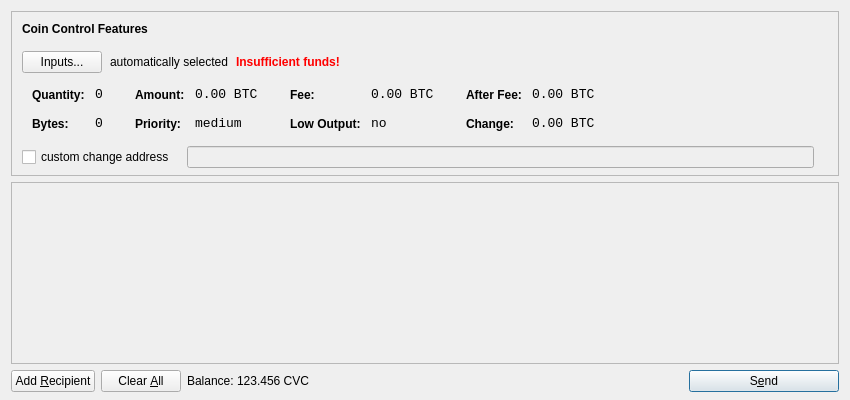
<?xml version="1.0" encoding="UTF-8"?>
<ui version="4.0">
 <class>SendCoinsDialog</class>
 <widget class="QDialog" name="SendCoinsDialog">
  <property name="geometry">
   <rect>
    <x>0</x>
    <y>0</y>
    <width>850</width>
    <height>400</height>
   </rect>
  </property>
  <property name="windowTitle">
   <string>Send Coins</string>
  </property>
  <layout class="QVBoxLayout" name="verticalLayout" stretch="0,1,0">
   <property name="bottomMargin">
    <number>8</number>
   </property>
   <item>
    <widget class="QFrame" name="frameCoinControl">
     <property name="sizePolicy">
      <sizepolicy hsizetype="Expanding" vsizetype="Expanding">
       <horstretch>0</horstretch>
       <verstretch>0</verstretch>
      </sizepolicy>
     </property>
     <property name="maximumSize">
      <size>
       <width>16777215</width>
       <height>16777215</height>
      </size>
     </property>
     <property name="frameShape">
      <enum>QFrame::StyledPanel</enum>
     </property>
     <property name="frameShadow">
      <enum>QFrame::Sunken</enum>
     </property>
     <layout class="QVBoxLayout" name="verticalLayoutCoinControl2">
      <property name="spacing">
       <number>-1</number>
      </property>
      <property name="leftMargin">
       <number>0</number>
      </property>
      <property name="topMargin">
       <number>0</number>
      </property>
      <property name="rightMargin">
       <number>0</number>
      </property>
      <property name="bottomMargin">
       <number>6</number>
      </property>
      <item>
       <layout class="QVBoxLayout" name="verticalLayoutCoinControl" stretch="0,0,0,0,1">
        <property name="spacing">
         <number>0</number>
        </property>
        <property name="leftMargin">
         <number>10</number>
        </property>
        <property name="topMargin">
         <number>10</number>
        </property>
        <item>
         <layout class="QHBoxLayout" name="horizontalLayoutCoinControl1">
          <property name="bottomMargin">
           <number>15</number>
          </property>
          <item>
           <widget class="QLabel" name="labelCoinControlFeatures">
            <property name="sizePolicy">
             <sizepolicy hsizetype="Preferred" vsizetype="Maximum">
              <horstretch>0</horstretch>
              <verstretch>0</verstretch>
             </sizepolicy>
            </property>
            <property name="font">
             <font>
              <weight>75</weight>
              <bold>true</bold>
             </font>
            </property>
            <property name="styleSheet">
             <string notr="true">font-weight:bold;</string>
            </property>
            <property name="text">
             <string>Coin Control Features</string>
            </property>
           </widget>
          </item>
         </layout>
        </item>
        <item>
         <layout class="QHBoxLayout" name="horizontalLayoutCoinControl2" stretch="0,0,0,0">
          <property name="spacing">
           <number>8</number>
          </property>
          <property name="bottomMargin">
           <number>10</number>
          </property>
          <item>
           <widget class="QPushButton" name="pushButtonCoinControl">
            <property name="styleSheet">
             <string notr="true"/>
            </property>
            <property name="text">
             <string>Inputs...</string>
            </property>
           </widget>
          </item>
          <item>
           <widget class="QLabel" name="labelCoinControlAutomaticallySelected">
            <property name="text">
             <string>automatically selected</string>
            </property>
            <property name="margin">
             <number>5</number>
            </property>
           </widget>
          </item>
          <item>
           <widget class="QLabel" name="labelCoinControlInsuffFunds">
            <property name="font">
             <font>
              <weight>75</weight>
              <bold>true</bold>
             </font>
            </property>
            <property name="styleSheet">
             <string notr="true">color:red;font-weight:bold;</string>
            </property>
            <property name="text">
             <string>Insufficient funds!</string>
            </property>
            <property name="margin">
             <number>5</number>
            </property>
           </widget>
          </item>
          <item>
           <spacer name="horizontalSpacerCoinControl">
            <property name="orientation">
             <enum>Qt::Horizontal</enum>
            </property>
            <property name="sizeHint" stdset="0">
             <size>
              <width>40</width>
              <height>1</height>
             </size>
            </property>
           </spacer>
          </item>
         </layout>
        </item>
        <item>
         <widget class="QWidget" name="widgetCoinControl" native="true">
          <property name="sizePolicy">
           <sizepolicy hsizetype="Preferred" vsizetype="Preferred">
            <horstretch>0</horstretch>
            <verstretch>0</verstretch>
           </sizepolicy>
          </property>
          <property name="minimumSize">
           <size>
            <width>0</width>
            <height>0</height>
           </size>
          </property>
          <property name="styleSheet">
           <string notr="true"/>
          </property>
          <layout class="QHBoxLayout" name="horizontalLayoutCoinControl5">
           <property name="margin">
            <number>0</number>
           </property>
           <item>
            <layout class="QHBoxLayout" name="horizontalLayoutCoinControl3" stretch="0,0,0,1">
             <property name="spacing">
              <number>20</number>
             </property>
             <property name="topMargin">
              <number>0</number>
             </property>
             <property name="bottomMargin">
              <number>10</number>
             </property>
             <item>
              <layout class="QFormLayout" name="formLayoutCoinControl1">
               <property name="horizontalSpacing">
                <number>10</number>
               </property>
               <property name="verticalSpacing">
                <number>14</number>
               </property>
               <property name="leftMargin">
                <number>10</number>
               </property>
               <property name="topMargin">
                <number>4</number>
               </property>
               <property name="rightMargin">
                <number>6</number>
               </property>
               <item row="0" column="0">
                <widget class="QLabel" name="labelCoinControlQuantityText">
                 <property name="styleSheet">
                  <string notr="true">font-weight:bold;</string>
                 </property>
                 <property name="text">
                  <string>Quantity:</string>
                 </property>
                 <property name="margin">
                  <number>0</number>
                 </property>
                </widget>
               </item>
               <item row="0" column="1">
                <widget class="QLabel" name="labelCoinControlQuantity">
                 <property name="font">
                  <font>
                   <family>Monospace</family>
                   <pointsize>10</pointsize>
                  </font>
                 </property>
                 <property name="cursor">
                  <cursorShape>IBeamCursor</cursorShape>
                 </property>
                 <property name="contextMenuPolicy">
                  <enum>Qt::ActionsContextMenu</enum>
                 </property>
                 <property name="text">
                  <string notr="true">0</string>
                 </property>
                 <property name="margin">
                  <number>0</number>
                 </property>
                 <property name="textInteractionFlags">
                  <set>Qt::LinksAccessibleByMouse|Qt::TextSelectableByKeyboard|Qt::TextSelectableByMouse</set>
                 </property>
                </widget>
               </item>
               <item row="1" column="0">
                <widget class="QLabel" name="labelCoinControlBytesText">
                 <property name="styleSheet">
                  <string notr="true">font-weight:bold;</string>
                 </property>
                 <property name="text">
                  <string>Bytes:</string>
                 </property>
                </widget>
               </item>
               <item row="1" column="1">
                <widget class="QLabel" name="labelCoinControlBytes">
                 <property name="font">
                  <font>
                   <family>Monospace</family>
                   <pointsize>10</pointsize>
                  </font>
                 </property>
                 <property name="cursor">
                  <cursorShape>IBeamCursor</cursorShape>
                 </property>
                 <property name="contextMenuPolicy">
                  <enum>Qt::ActionsContextMenu</enum>
                 </property>
                 <property name="text">
                  <string notr="true">0</string>
                 </property>
                 <property name="textInteractionFlags">
                  <set>Qt::LinksAccessibleByMouse|Qt::TextSelectableByKeyboard|Qt::TextSelectableByMouse</set>
                 </property>
                </widget>
               </item>
              </layout>
             </item>
             <item>
              <layout class="QFormLayout" name="formLayoutCoinControl2">
               <property name="horizontalSpacing">
                <number>10</number>
               </property>
               <property name="verticalSpacing">
                <number>14</number>
               </property>
               <property name="leftMargin">
                <number>6</number>
               </property>
               <property name="topMargin">
                <number>4</number>
               </property>
               <property name="rightMargin">
                <number>6</number>
               </property>
               <item row="0" column="0">
                <widget class="QLabel" name="labelCoinControlAmountText">
                 <property name="styleSheet">
                  <string notr="true">font-weight:bold;</string>
                 </property>
                 <property name="text">
                  <string>Amount:</string>
                 </property>
                 <property name="margin">
                  <number>0</number>
                 </property>
                </widget>
               </item>
               <item row="0" column="1">
                <widget class="QLabel" name="labelCoinControlAmount">
                 <property name="font">
                  <font>
                   <family>Monospace</family>
                   <pointsize>10</pointsize>
                  </font>
                 </property>
                 <property name="cursor">
                  <cursorShape>IBeamCursor</cursorShape>
                 </property>
                 <property name="contextMenuPolicy">
                  <enum>Qt::ActionsContextMenu</enum>
                 </property>
                 <property name="text">
                  <string notr="true">0.00 BTC</string>
                 </property>
                 <property name="textInteractionFlags">
                  <set>Qt::LinksAccessibleByMouse|Qt::TextSelectableByKeyboard|Qt::TextSelectableByMouse</set>
                 </property>
                </widget>
               </item>
               <item row="1" column="0">
                <widget class="QLabel" name="labelCoinControlPriorityText">
                 <property name="styleSheet">
                  <string notr="true">font-weight:bold;</string>
                 </property>
                 <property name="text">
                  <string>Priority:</string>
                 </property>
                </widget>
               </item>
               <item row="1" column="1">
                <widget class="QLabel" name="labelCoinControlPriority">
                 <property name="font">
                  <font>
                   <family>Monospace</family>
                   <pointsize>10</pointsize>
                  </font>
                 </property>
                 <property name="cursor">
                  <cursorShape>IBeamCursor</cursorShape>
                 </property>
                 <property name="contextMenuPolicy">
                  <enum>Qt::ActionsContextMenu</enum>
                 </property>
                 <property name="text">
                  <string>medium</string>
                 </property>
                 <property name="textInteractionFlags">
                  <set>Qt::LinksAccessibleByMouse|Qt::TextSelectableByKeyboard|Qt::TextSelectableByMouse</set>
                 </property>
                </widget>
               </item>
              </layout>
             </item>
             <item>
              <layout class="QFormLayout" name="formLayoutCoinControl3">
               <property name="horizontalSpacing">
                <number>10</number>
               </property>
               <property name="verticalSpacing">
                <number>14</number>
               </property>
               <property name="leftMargin">
                <number>6</number>
               </property>
               <property name="topMargin">
                <number>4</number>
               </property>
               <property name="rightMargin">
                <number>6</number>
               </property>
               <item row="0" column="0">
                <widget class="QLabel" name="labelCoinControlFeeText">
                 <property name="styleSheet">
                  <string notr="true">font-weight:bold;</string>
                 </property>
                 <property name="text">
                  <string>Fee:</string>
                 </property>
                 <property name="margin">
                  <number>0</number>
                 </property>
                </widget>
               </item>
               <item row="0" column="1">
                <widget class="QLabel" name="labelCoinControlFee">
                 <property name="font">
                  <font>
                   <family>Monospace</family>
                   <pointsize>10</pointsize>
                  </font>
                 </property>
                 <property name="cursor">
                  <cursorShape>IBeamCursor</cursorShape>
                 </property>
                 <property name="contextMenuPolicy">
                  <enum>Qt::ActionsContextMenu</enum>
                 </property>
                 <property name="text">
                  <string notr="true">0.00 BTC</string>
                 </property>
                 <property name="textInteractionFlags">
                  <set>Qt::LinksAccessibleByMouse|Qt::TextSelectableByKeyboard|Qt::TextSelectableByMouse</set>
                 </property>
                </widget>
               </item>
               <item row="1" column="0">
                <widget class="QLabel" name="labelCoinControlLowOutputText">
                 <property name="styleSheet">
                  <string notr="true">font-weight:bold;</string>
                 </property>
                 <property name="text">
                  <string>Low Output:</string>
                 </property>
                </widget>
               </item>
               <item row="1" column="1">
                <widget class="QLabel" name="labelCoinControlLowOutput">
                 <property name="font">
                  <font>
                   <family>Monospace</family>
                   <pointsize>10</pointsize>
                  </font>
                 </property>
                 <property name="cursor">
                  <cursorShape>IBeamCursor</cursorShape>
                 </property>
                 <property name="contextMenuPolicy">
                  <enum>Qt::ActionsContextMenu</enum>
                 </property>
                 <property name="text">
                  <string>no</string>
                 </property>
                 <property name="textInteractionFlags">
                  <set>Qt::LinksAccessibleByMouse|Qt::TextSelectableByKeyboard|Qt::TextSelectableByMouse</set>
                 </property>
                </widget>
               </item>
              </layout>
             </item>
             <item>
              <layout class="QFormLayout" name="formLayoutCoinControl4">
               <property name="horizontalSpacing">
                <number>10</number>
               </property>
               <property name="verticalSpacing">
                <number>14</number>
               </property>
               <property name="leftMargin">
                <number>6</number>
               </property>
               <property name="topMargin">
                <number>4</number>
               </property>
               <property name="rightMargin">
                <number>6</number>
               </property>
               <item row="0" column="0">
                <widget class="QLabel" name="labelCoinControlAfterFeeText">
                 <property name="styleSheet">
                  <string notr="true">font-weight:bold;</string>
                 </property>
                 <property name="text">
                  <string>After Fee:</string>
                 </property>
                 <property name="margin">
                  <number>0</number>
                 </property>
                </widget>
               </item>
               <item row="0" column="1">
                <widget class="QLabel" name="labelCoinControlAfterFee">
                 <property name="font">
                  <font>
                   <family>Monospace</family>
                   <pointsize>10</pointsize>
                  </font>
                 </property>
                 <property name="cursor">
                  <cursorShape>IBeamCursor</cursorShape>
                 </property>
                 <property name="contextMenuPolicy">
                  <enum>Qt::ActionsContextMenu</enum>
                 </property>
                 <property name="text">
                  <string notr="true">0.00 BTC</string>
                 </property>
                 <property name="textInteractionFlags">
                  <set>Qt::LinksAccessibleByMouse|Qt::TextSelectableByKeyboard|Qt::TextSelectableByMouse</set>
                 </property>
                </widget>
               </item>
               <item row="1" column="0">
                <widget class="QLabel" name="labelCoinControlChangeText">
                 <property name="styleSheet">
                  <string notr="true">font-weight:bold;</string>
                 </property>
                 <property name="text">
                  <string>Change:</string>
                 </property>
                </widget>
               </item>
               <item row="1" column="1">
                <widget class="QLabel" name="labelCoinControlChange">
                 <property name="font">
                  <font>
                   <family>Monospace</family>
                   <pointsize>10</pointsize>
                  </font>
                 </property>
                 <property name="cursor">
                  <cursorShape>IBeamCursor</cursorShape>
                 </property>
                 <property name="contextMenuPolicy">
                  <enum>Qt::ActionsContextMenu</enum>
                 </property>
                 <property name="text">
                  <string notr="true">0.00 BTC</string>
                 </property>
                 <property name="textInteractionFlags">
                  <set>Qt::LinksAccessibleByMouse|Qt::TextSelectableByKeyboard|Qt::TextSelectableByMouse</set>
                 </property>
                </widget>
               </item>
              </layout>
             </item>
            </layout>
           </item>
          </layout>
         </widget>
        </item>
        <item>
         <layout class="QHBoxLayout" name="horizontalLayoutCoinControl4" stretch="0,0,0">
          <property name="spacing">
           <number>12</number>
          </property>
          <property name="sizeConstraint">
           <enum>QLayout::SetDefaultConstraint</enum>
          </property>
          <property name="topMargin">
           <number>5</number>
          </property>
          <property name="rightMargin">
           <number>5</number>
          </property>
          <item>
           <widget class="QCheckBox" name="checkBoxCoinControlChange">
            <property name="text">
             <string>custom change address</string>
            </property>
           </widget>
          </item>
          <item>
           <widget class="QLineEdit" name="lineEditCoinControlChange">
            <property name="enabled">
             <bool>false</bool>
            </property>
            <property name="sizePolicy">
             <sizepolicy hsizetype="Expanding" vsizetype="Fixed">
              <horstretch>0</horstretch>
              <verstretch>0</verstretch>
             </sizepolicy>
            </property>
           </widget>
          </item>
          <item>
           <widget class="QLabel" name="labelCoinControlChangeLabel">
            <property name="sizePolicy">
             <sizepolicy hsizetype="Preferred" vsizetype="Expanding">
              <horstretch>0</horstretch>
              <verstretch>0</verstretch>
             </sizepolicy>
            </property>
            <property name="minimumSize">
             <size>
              <width>0</width>
              <height>0</height>
             </size>
            </property>
            <property name="text">
             <string/>
            </property>
            <property name="margin">
             <number>3</number>
            </property>
           </widget>
          </item>
         </layout>
        </item>
        <item>
         <spacer name="verticalSpacerCoinControl">
          <property name="orientation">
           <enum>Qt::Vertical</enum>
          </property>
          <property name="sizeHint" stdset="0">
           <size>
            <width>800</width>
            <height>1</height>
           </size>
          </property>
         </spacer>
        </item>
       </layout>
      </item>
     </layout>
    </widget>
   </item>
   <item>
    <widget class="QScrollArea" name="scrollArea">
     <property name="widgetResizable">
      <bool>true</bool>
     </property>
     <widget class="QWidget" name="scrollAreaWidgetContents">
      <property name="geometry">
       <rect>
        <x>0</x>
        <y>0</y>
        <width>830</width>
        <height>165</height>
       </rect>
      </property>
      <layout class="QVBoxLayout" name="verticalLayout_2">
       <property name="margin">
        <number>0</number>
       </property>
       <item>
        <layout class="QVBoxLayout" name="entries">
         <property name="spacing">
          <number>6</number>
         </property>
        </layout>
       </item>
       <item>
        <spacer name="verticalSpacer">
         <property name="orientation">
          <enum>Qt::Vertical</enum>
         </property>
         <property name="sizeHint" stdset="0">
          <size>
           <width>20</width>
           <height>40</height>
          </size>
         </property>
        </spacer>
       </item>
      </layout>
     </widget>
    </widget>
   </item>
   <item>
    <layout class="QHBoxLayout" name="horizontalLayout">
     <item>
      <widget class="QPushButton" name="addButton">
       <property name="toolTip">
        <string>Send to multiple recipients at once</string>
       </property>
       <property name="text">
        <string>Add &amp;Recipient</string>
       </property>
       <property name="icon">
        <iconset resource="../bitcoin.qrc">
         <normaloff>:/icons/add</normaloff>:/icons/add</iconset>
       </property>
       <property name="autoDefault">
        <bool>false</bool>
       </property>
      </widget>
     </item>
     <item>
      <widget class="QPushButton" name="clearButton">
       <property name="sizePolicy">
        <sizepolicy hsizetype="Minimum" vsizetype="Fixed">
         <horstretch>0</horstretch>
         <verstretch>0</verstretch>
        </sizepolicy>
       </property>
       <property name="toolTip">
        <string>Remove all transaction fields</string>
       </property>
       <property name="text">
        <string>Clear &amp;All</string>
       </property>
       <property name="icon">
        <iconset resource="../bitcoin.qrc">
         <normaloff>:/icons/remove</normaloff>:/icons/remove</iconset>
       </property>
       <property name="autoRepeatDelay">
        <number>300</number>
       </property>
       <property name="autoDefault">
        <bool>false</bool>
       </property>
      </widget>
     </item>
     <item>
      <layout class="QHBoxLayout" name="horizontalLayout_2">
       <property name="spacing">
        <number>3</number>
       </property>
       <item>
        <widget class="QLabel" name="label">
         <property name="text">
          <string>Balance:</string>
         </property>
        </widget>
       </item>
       <item>
        <widget class="QLabel" name="labelBalance">
         <property name="cursor">
          <cursorShape>IBeamCursor</cursorShape>
         </property>
         <property name="text">
          <string>123.456 CVC</string>
         </property>
         <property name="textInteractionFlags">
          <set>Qt::LinksAccessibleByMouse|Qt::TextSelectableByKeyboard|Qt::TextSelectableByMouse</set>
         </property>
        </widget>
       </item>
      </layout>
     </item>
     <item>
      <spacer name="horizontalSpacer">
       <property name="orientation">
        <enum>Qt::Horizontal</enum>
       </property>
       <property name="sizeHint" stdset="0">
        <size>
         <width>40</width>
         <height>20</height>
        </size>
       </property>
      </spacer>
     </item>
     <item>
      <widget class="QPushButton" name="sendButton">
       <property name="minimumSize">
        <size>
         <width>150</width>
         <height>0</height>
        </size>
       </property>
       <property name="toolTip">
        <string>Confirm the send action</string>
       </property>
       <property name="text">
        <string>S&amp;end</string>
       </property>
       <property name="icon">
        <iconset resource="../bitcoin.qrc">
         <normaloff>:/icons/send</normaloff>:/icons/send</iconset>
       </property>
       <property name="default">
        <bool>true</bool>
       </property>
      </widget>
     </item>
    </layout>
   </item>
  </layout>
 </widget>
 <resources>
  <include location="../bitcoin.qrc"/>
 </resources>
 <connections/>
</ui>
